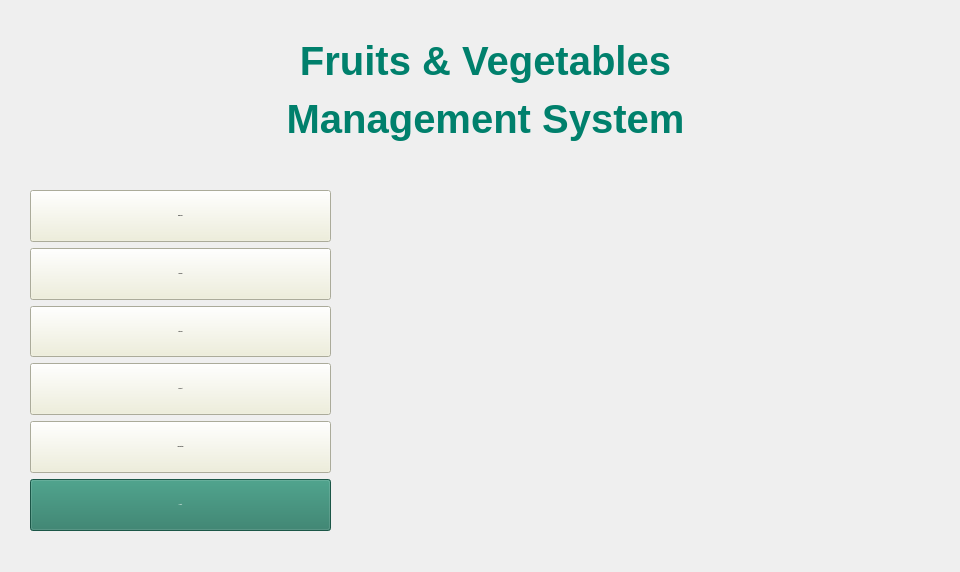
<?xml version="1.0" encoding="UTF-8"?>
<ui version="4.0">
 <class>MainWindow</class>
 <widget class="QMainWindow" name="MainWindow">
  <property name="geometry">
   <rect>
    <x>0</x>
    <y>0</y>
    <width>960</width>
    <height>572</height>
   </rect>
  </property>
  <property name="windowTitle">
   <string>MainWindow</string>
  </property>
  <property name="styleSheet">
   <string notr="true">QPushButton {
        font: bold 30px &quot;Tahoma&quot;;
	background-color: rgb(239, 239, 215);
    }</string>
  </property>
  <widget class="QWidget" name="centralwidget">
   <widget class="QLabel" name="label">
    <property name="geometry">
     <rect>
      <x>20</x>
      <y>20</y>
      <width>931</width>
      <height>141</height>
     </rect>
    </property>
    <property name="font">
     <font>
      <family>Tahoma</family>
      <pointsize>30</pointsize>
      <weight>75</weight>
      <italic>false</italic>
      <bold>true</bold>
     </font>
    </property>
    <property name="styleSheet">
     <string notr="true">QLabel {
	font: bold 30pt &quot;Tahoma&quot;;        /* Cỡ chữ */
    color: rgb(0, 128, 108);             /* Màu chữ */
    font-weight: bold;      /* Chữ đậm */
	background-color:transparent;

}</string>
    </property>
    <property name="text">
     <string>&lt;html&gt;&lt;head/&gt;&lt;body&gt;&lt;p align=&quot;center&quot;&gt;Fruits &amp;amp; Vegetables&lt;/p&gt;&lt;p align=&quot;center&quot;&gt;Management System&lt;/p&gt;&lt;/body&gt;&lt;/html&gt;</string>
    </property>
   </widget>
   <widget class="QWidget" name="verticalLayoutWidget">
    <property name="geometry">
     <rect>
      <x>30</x>
      <y>190</y>
      <width>301</width>
      <height>341</height>
     </rect>
    </property>
    <layout class="QVBoxLayout" name="verticalLayout">
     <item>
      <widget class="QPushButton" name="pushButtonEmployee">
       <property name="sizePolicy">
        <sizepolicy hsizetype="MinimumExpanding" vsizetype="Expanding">
         <horstretch>0</horstretch>
         <verstretch>0</verstretch>
        </sizepolicy>
       </property>
       <property name="font">
        <font>
         <family>Tahoma</family>
         <pointsize>-1</pointsize>
         <weight>75</weight>
         <italic>false</italic>
         <bold>true</bold>
        </font>
       </property>
       <property name="styleSheet">
        <string notr="true"/>
       </property>
       <property name="text">
        <string>Employee</string>
       </property>
      </widget>
     </item>
     <item>
      <widget class="QPushButton" name="pushButtonSupplier">
       <property name="sizePolicy">
        <sizepolicy hsizetype="Expanding" vsizetype="Expanding">
         <horstretch>0</horstretch>
         <verstretch>0</verstretch>
        </sizepolicy>
       </property>
       <property name="font">
        <font>
         <family>Tahoma</family>
         <pointsize>-1</pointsize>
         <weight>75</weight>
         <italic>false</italic>
         <bold>true</bold>
        </font>
       </property>
       <property name="styleSheet">
        <string notr="true"/>
       </property>
       <property name="text">
        <string>Supplier</string>
       </property>
      </widget>
     </item>
     <item>
      <widget class="QPushButton" name="pushButtonCategory">
       <property name="sizePolicy">
        <sizepolicy hsizetype="Expanding" vsizetype="Expanding">
         <horstretch>0</horstretch>
         <verstretch>0</verstretch>
        </sizepolicy>
       </property>
       <property name="font">
        <font>
         <family>Tahoma</family>
         <pointsize>-1</pointsize>
         <weight>75</weight>
         <italic>false</italic>
         <bold>true</bold>
        </font>
       </property>
       <property name="styleSheet">
        <string notr="true"/>
       </property>
       <property name="text">
        <string>Category</string>
       </property>
      </widget>
     </item>
     <item>
      <widget class="QPushButton" name="pushButtonProduct">
       <property name="sizePolicy">
        <sizepolicy hsizetype="Expanding" vsizetype="Expanding">
         <horstretch>0</horstretch>
         <verstretch>0</verstretch>
        </sizepolicy>
       </property>
       <property name="font">
        <font>
         <family>Tahoma</family>
         <pointsize>-1</pointsize>
         <weight>75</weight>
         <italic>false</italic>
         <bold>true</bold>
        </font>
       </property>
       <property name="styleSheet">
        <string notr="true"/>
       </property>
       <property name="text">
        <string>Product</string>
       </property>
      </widget>
     </item>
     <item>
      <widget class="QPushButton" name="pushButtonVisualization">
       <property name="sizePolicy">
        <sizepolicy hsizetype="Expanding" vsizetype="Expanding">
         <horstretch>0</horstretch>
         <verstretch>0</verstretch>
        </sizepolicy>
       </property>
       <property name="font">
        <font>
         <family>Tahoma</family>
         <pointsize>-1</pointsize>
         <weight>75</weight>
         <italic>false</italic>
         <bold>true</bold>
        </font>
       </property>
       <property name="styleSheet">
        <string notr="true"/>
       </property>
       <property name="text">
        <string>Visualization</string>
       </property>
      </widget>
     </item>
     <item>
      <widget class="QPushButton" name="pushButtonLogout">
       <property name="sizePolicy">
        <sizepolicy hsizetype="Expanding" vsizetype="Expanding">
         <horstretch>0</horstretch>
         <verstretch>0</verstretch>
        </sizepolicy>
       </property>
       <property name="font">
        <font>
         <family>Tahoma</family>
         <pointsize>-1</pointsize>
         <weight>75</weight>
         <italic>false</italic>
         <bold>true</bold>
        </font>
       </property>
       <property name="styleSheet">
        <string notr="true">background-color: rgb(38, 120, 99);
color: rgb(255, 255, 255);</string>
       </property>
       <property name="text">
        <string>Logout</string>
       </property>
      </widget>
     </item>
    </layout>
   </widget>
   <widget class="QLabel" name="labelBackground">
    <property name="geometry">
     <rect>
      <x>0</x>
      <y>0</y>
      <width>961</width>
      <height>571</height>
     </rect>
    </property>
    <property name="text">
     <string/>
    </property>
    <property name="pixmap">
     <pixmap>../../images/nenanh.png</pixmap>
    </property>
    <property name="scaledContents">
     <bool>true</bool>
    </property>
   </widget>
   <zorder>labelBackground</zorder>
   <zorder>label</zorder>
   <zorder>verticalLayoutWidget</zorder>
  </widget>
 </widget>
 <resources/>
 <connections>
  <connection>
   <sender>pushButtonLogout</sender>
   <signal>clicked()</signal>
   <receiver>MainWindow</receiver>
   <slot>close()</slot>
   <hints>
    <hint type="sourcelabel">
     <x>950</x>
     <y>25</y>
    </hint>
    <hint type="destinationlabel">
     <x>502</x>
     <y>300</y>
    </hint>
   </hints>
  </connection>
 </connections>
</ui>
